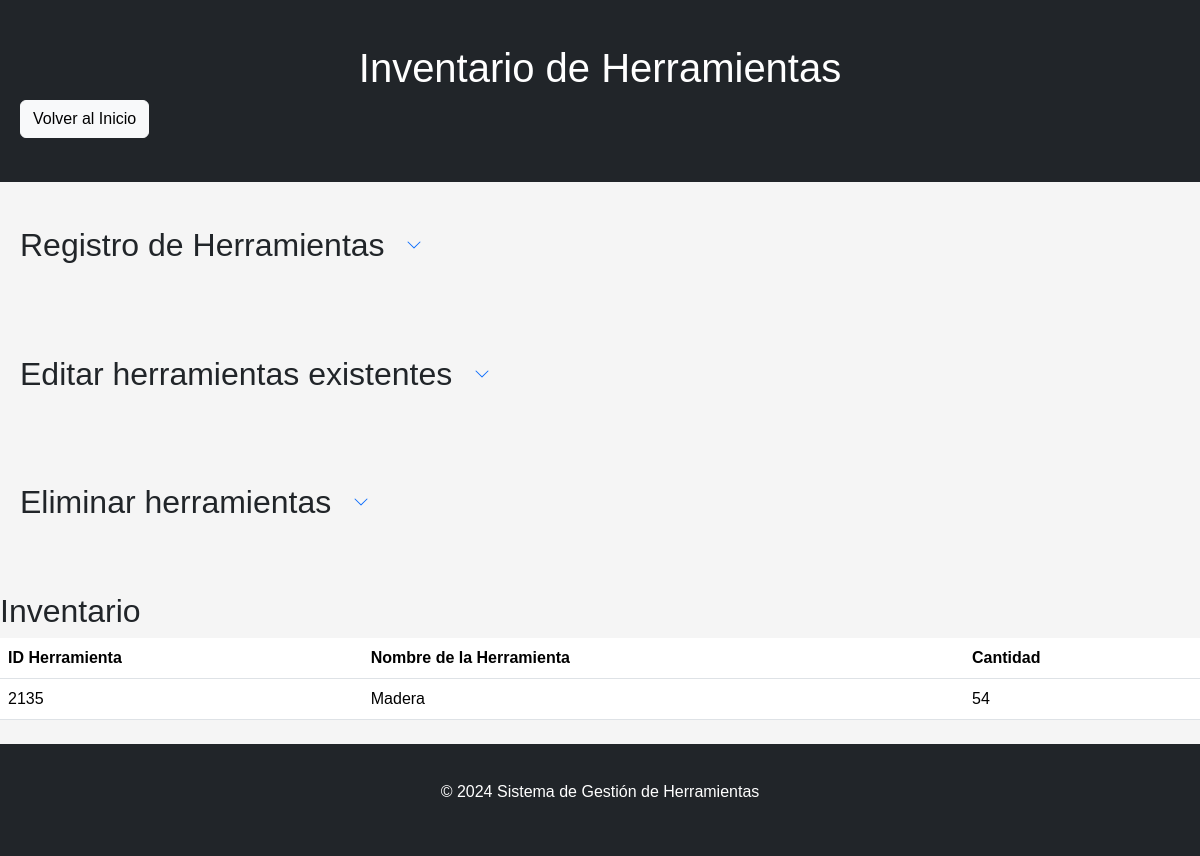
The app's page /inventario.php with its own data.
### tables this page shows
CREATE TABLE `herramientas` (
  `Registro` int(11) NOT NULL,
  `IdHerramienta` int(11) NOT NULL,
  `NombreHerramienta` varchar(100) NOT NULL,
  `Cantidad` int(11) NOT NULL
);

### php/mostrarInventario.php (the view, shortened to what this page needs)
<?php
include 'php/conexion.php';
$sql = "SELECT * FROM herramientas";
$result = $conn->query($sql);
if ($result->num_rows > 0) {
    while ($row = $result->fetch_assoc()) {
        echo "<tr>";
        echo "<td>" . $row["IdHerramienta"] . "</td>";
        echo "<td>" . $row["NombreHerramienta"] . "</td>";
        echo "<td>" . $row["Cantidad"] . "</td>";
        echo "</tr>";
    }
} else {
    echo "<tr><td colspan='5'>No se encontraron herramientas en el inventario.</td></tr>";
}
?>

### css/styles.css (style rules this page uses)
* { margin: 0; padding: 0; box-sizing: border-box; }
body { font-family: Arial, sans-serif; background-color: #f5f5f5; }

### records on screen
herramientas: IdHerramienta "2135", NombreHerramienta "Madera", Cantidad "54"
